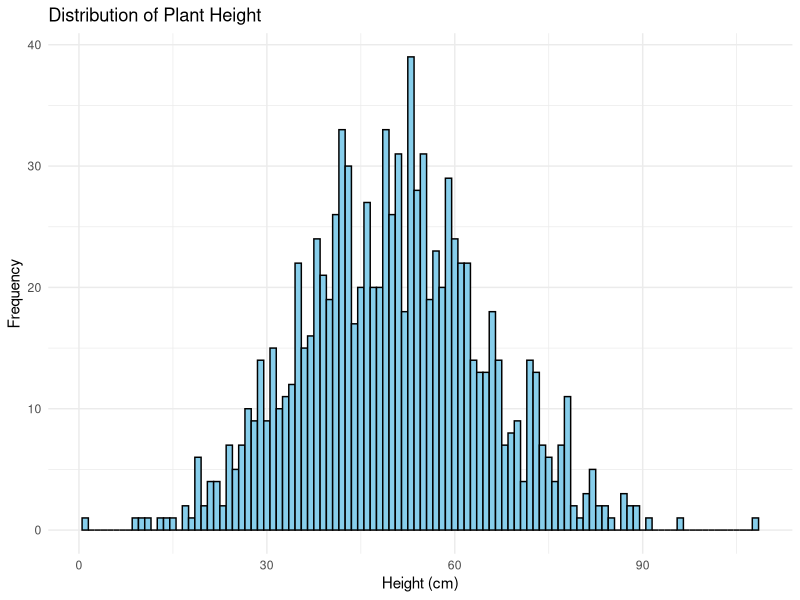
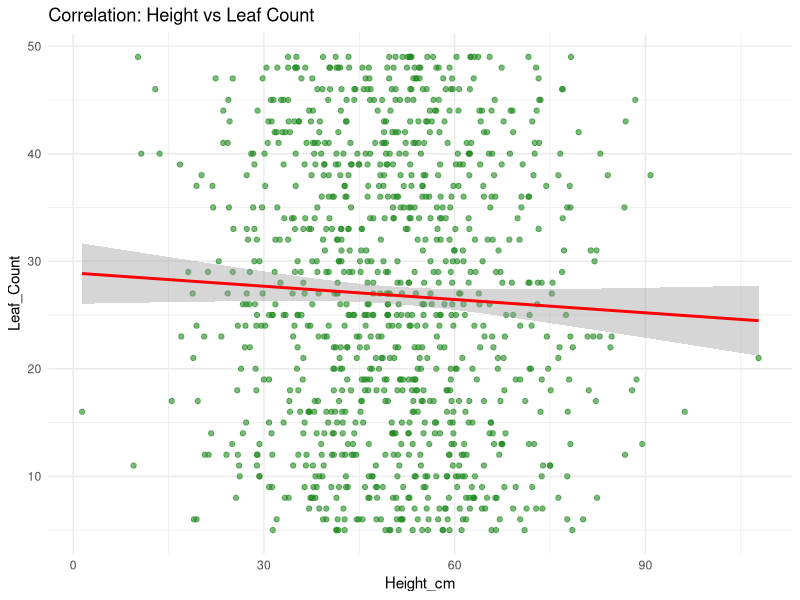

Write R code to recreate these figures, in order.
# Plant Phenomics Analysis - KAUST Internship Project
# Author: Daniil Gerasimov
# Purpose: Statistical analysis of field traits and variety comparison

library(tidyverse)

# 1. Load Data
# Assuming the file 'Plant_Trait_Dataset.csv' is in the root folder
df <- read.csv("Plant_Trait_Dataset.csv", header = TRUE)

# 2. Automated Processing Function (The "Conner" Project logic)
# This function automates mean and SD calculation for specific traits
summarise_trait <- function(df, trait_name, prefix) {
  df %>%
    filter(trait == trait_name) %>%
    mutate(value = as.numeric(value)) %>%
    group_by(plot) %>%
    summarise(
      !!paste0("mean_", prefix) := mean(value, na.rm = TRUE),
      !!paste0("sd_", prefix) := sd(value, na.rm = TRUE),
      .groups = "drop"
    )
}

# 3. Statistical Analysis: Species Comparison
# Comparing Height_cm between two species
species_a <- df %>% filter(Species == "Plantus robusta") %>% select(Height_cm)
species_b <- df %>% filter(Species == "Verdanta minima") %>% select(Height_cm)

t_test_results <- t.test(species_a, species_b)
print(t_test_results)

# 4. Data Visualization
# Histogram of Distribution
ggplot(df, aes(x = Height_cm)) +
  geom_histogram(binwidth = 1, fill = "skyblue", color = "black") +
  theme_minimal() +
  labs(title = "Distribution of Plant Height", x = "Height (cm)", y = "Frequency")

# Regression: Leaf Count vs Height
ggplot(df, aes(x = Height_cm, y = Leaf_Count)) +
  geom_point(color = "forestgreen", alpha = 0.6) + 
  geom_smooth(method = "lm", color = "red") + 
  theme_minimal() +
  labs(title = "Correlation: Height vs Leaf Count")
